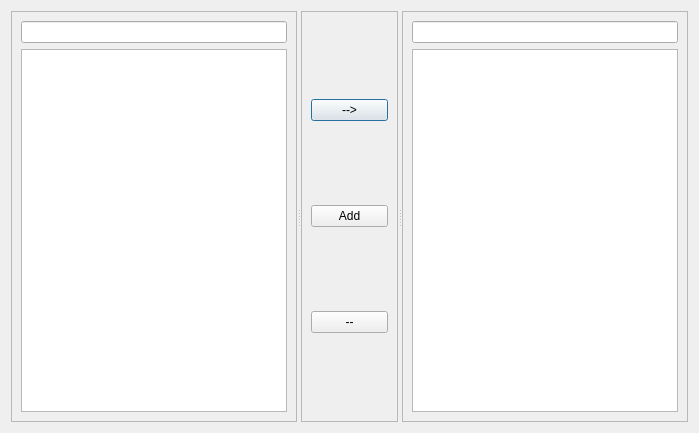
<?xml version="1.0" encoding="UTF-8"?>
<ui version="4.0">
 <class>AssociateElementWin_ui</class>
 <widget class="QDialog" name="AssociateElementWin_ui">
  <property name="geometry">
   <rect>
    <x>0</x>
    <y>0</y>
    <width>699</width>
    <height>433</height>
   </rect>
  </property>
  <property name="windowTitle">
   <string>Associa Elementi</string>
  </property>
  <layout class="QGridLayout">
   <item row="0" column="0">
    <widget class="QSplitter" name="splitter">
     <property name="orientation">
      <enum>Qt::Horizontal</enum>
     </property>
     <widget class="QFrame" name="frame_2">
      <property name="frameShape">
       <enum>QFrame::StyledPanel</enum>
      </property>
      <property name="frameShadow">
       <enum>QFrame::Raised</enum>
      </property>
      <layout class="QGridLayout">
       <item row="0" column="0">
        <widget class="QLineEdit" name="leftEditor"/>
       </item>
       <item row="1" column="0">
        <widget class="QListWidget" name="leftList"/>
       </item>
      </layout>
     </widget>
     <widget class="QFrame" name="frame">
      <property name="sizePolicy">
       <sizepolicy hsizetype="Fixed" vsizetype="Expanding">
        <horstretch>0</horstretch>
        <verstretch>0</verstretch>
       </sizepolicy>
      </property>
      <property name="minimumSize">
       <size>
        <width>97</width>
        <height>192</height>
       </size>
      </property>
      <property name="maximumSize">
       <size>
        <width>97</width>
        <height>1600000</height>
       </size>
      </property>
      <property name="frameShape">
       <enum>QFrame::StyledPanel</enum>
      </property>
      <property name="frameShadow">
       <enum>QFrame::Raised</enum>
      </property>
      <layout class="QGridLayout" name="gridLayout">
       <item row="0" column="0">
        <widget class="QPushButton" name="btn_arrow">
         <property name="text">
          <string>--&gt;</string>
         </property>
        </widget>
       </item>
       <item row="1" column="0">
        <widget class="QPushButton" name="btn_add">
         <property name="text">
          <string>Add</string>
         </property>
        </widget>
       </item>
       <item row="2" column="0">
        <widget class="QPushButton" name="btn_line">
         <property name="text">
          <string>--</string>
         </property>
        </widget>
       </item>
      </layout>
     </widget>
     <widget class="QFrame" name="frame_3">
      <property name="frameShape">
       <enum>QFrame::StyledPanel</enum>
      </property>
      <property name="frameShadow">
       <enum>QFrame::Raised</enum>
      </property>
      <layout class="QGridLayout">
       <item row="0" column="0">
        <widget class="QLineEdit" name="rightEditor"/>
       </item>
       <item row="1" column="0">
        <widget class="QListWidget" name="rightList"/>
       </item>
      </layout>
     </widget>
    </widget>
   </item>
  </layout>
 </widget>
 <tabstops>
  <tabstop>leftEditor</tabstop>
  <tabstop>leftList</tabstop>
  <tabstop>rightEditor</tabstop>
  <tabstop>rightList</tabstop>
  <tabstop>btn_arrow</tabstop>
  <tabstop>btn_line</tabstop>
  <tabstop>btn_add</tabstop>
 </tabstops>
 <resources/>
 <connections/>
</ui>
